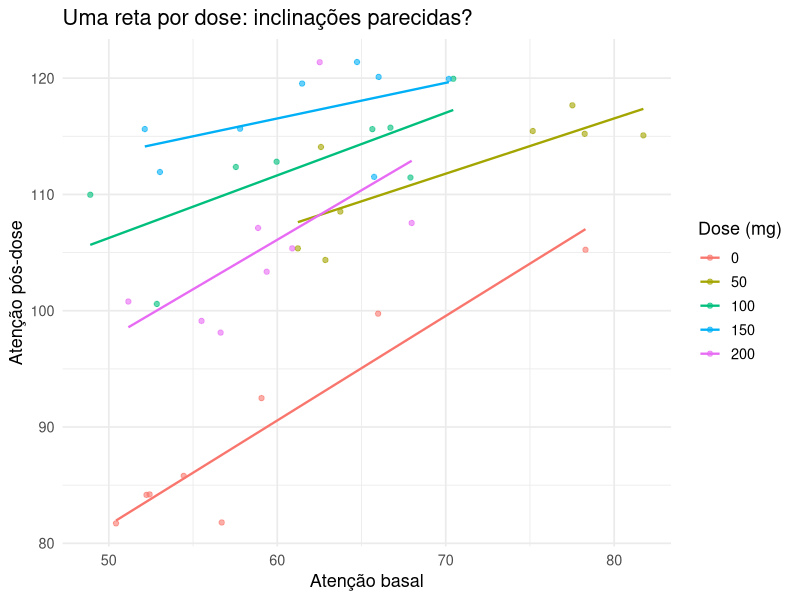
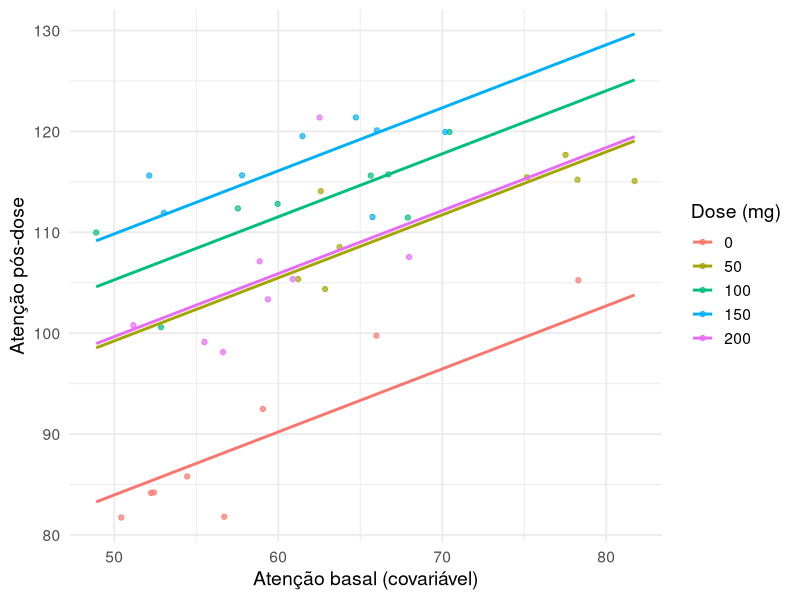
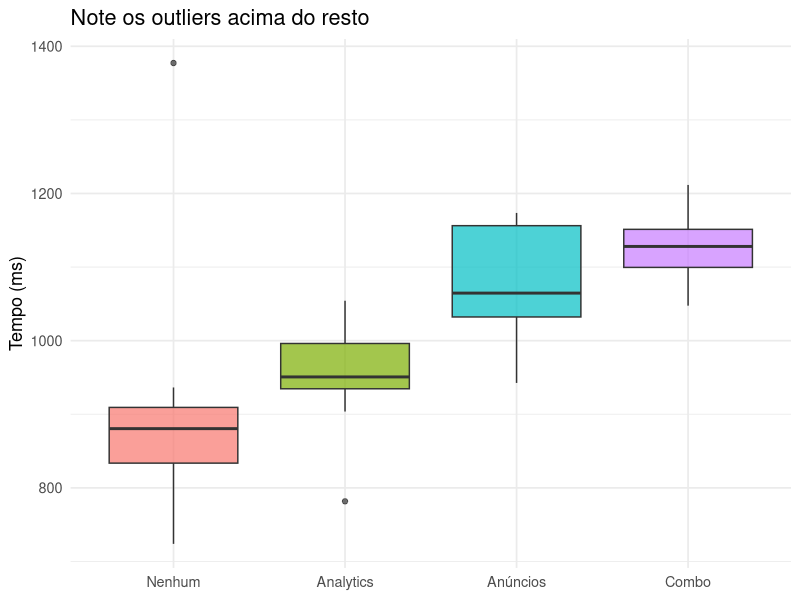

These figures' R source, in order:
## ---- chunk 1
options(html.tag.transform.rmarkdown = TRUE)
knitr::opts_chunk$set(echo = TRUE, warning = FALSE, message = FALSE, fig.retina = 2)
suppressPackageStartupMessages({
  library(tidyverse)
  library(kableExtra)
  library(broom)
  library(emmeans)
  library(car)
})
## ---- chunk 2
set.seed(7)
dose_mg <- c(0, 50, 100, 150, 200)
dose_f <- factor(rep(dose_mg, each = 8))
basal <- rnorm(40, 60, 8)
efeito_dose <- function(d) 20 + 0.35 * d - 0.0013 * d^2

cafeina <- tibble(
  dose = dose_f, basal = basal,
  atencao_pos = 40 + 0.5 * basal + efeito_dose(as.numeric(as.character(dose_f))) +
    rnorm(40, 0, 5)
)
## ---- chunk 3
mod_inclinacoes <- lm(atencao_pos ~ basal * dose, data = cafeina)
anova(mod_inclinacoes)[3, ]   # interação basal:dose -- não significativa?
## ---- chunk 4
ggplot(cafeina, aes(basal, atencao_pos, color = dose)) +
  geom_point(alpha = 0.6) +
  geom_smooth(method = "lm", se = FALSE, linewidth = 0.8) +
  labs(x = "Atenção basal", y = "Atenção pós-dose", color = "Dose (mg)",
       title = "Uma reta por dose: inclinações parecidas?") +
  theme_minimal(base_size = 13)
## ---- chunk 5
mod_ancova <- lm(atencao_pos ~ basal + dose, data = cafeina)
anova(mod_ancova)                 # SQ sequencial: covariável entra primeiro
## ---- chunk 6
emmeans(mod_ancova, ~ dose)       # médias de dose já ajustadas para o basal médio
## ---- chunk 7
grade_basal <- tibble(basal = seq(min(cafeina$basal), max(cafeina$basal), length.out = 50))
retas_dose <- map_dfr(levels(cafeina$dose), function(d) {
  g <- grade_basal
  g$dose <- factor(d, levels = levels(cafeina$dose))
  g$ajuste <- predict(mod_ancova, newdata = g)
  g
})

ggplot() +
  geom_point(data = cafeina, aes(basal, atencao_pos, color = dose), alpha = 0.7) +
  geom_line(data = retas_dose, aes(basal, ajuste, color = dose), linewidth = 1) +
  labs(x = "Atenção basal (covariável)", y = "Atenção pós-dose", color = "Dose (mg)") +
  theme_minimal(base_size = 14)
## ---- chunk 8
set.seed(2026)
config <- c("Nenhum", "Analytics", "Anúncios", "Combo")
efeito_config <- c(Nenhum = 0, Analytics = 60, Anúncios = 140, Combo = 210)
dados_scripts <- tibble(
  config = factor(rep(config, each = 10), levels = config),
  tempo_ms = 900 + efeito_config[as.character(config)] + rnorm(40, 0, 70)
)

set.seed(3)
idx_lentos <- sample(1:40, 4)
dados_scripts$tempo_ms[idx_lentos] <- dados_scripts$tempo_ms[idx_lentos] +
  rexp(4, rate = 1 / 2000)   # cauda pesada: conexões lentas
## ---- chunk 9
ggplot(dados_scripts, aes(config, tempo_ms, fill = config)) +
  geom_boxplot(alpha = 0.7, show.legend = FALSE) +
  labs(x = NULL, y = "Tempo (ms)", title = "Note os outliers acima do resto") +
  theme_minimal(base_size = 13)
## ---- chunk 10
shapiro.test(residuals(aov(tempo_ms ~ config, data = dados_scripts)))$p.value
kruskal.test(tempo_ms ~ config, data = dados_scripts)
## ---- chunk 11
pairwise.wilcox.test(dados_scripts$tempo_ms, dados_scripts$config,
                      p.adjust.method = "bonferroni")
## ---- chunk 12
# 1. SEMPRE testar homogeneidade de inclinações antes de interpretar a ANCOVA
lm(atencao_pos ~ basal * dose, data = cafeina) %>% anova() %>%
  broom::tidy() %>% filter(term == "basal:dose")

# 2. Se a interação não for significativa, remova-a e ajuste o modelo aditivo
mod_ancova <- lm(atencao_pos ~ basal + dose, data = cafeina)

# 3. car::Anova(type = 2) para soma de quadrados tipo II (ordem não importa
#    entre termos de mesmo "nível" quando não há interação no modelo)
car::Anova(mod_ancova, type = 2)
## ---- chunk 13
# kruskal.test() aceita a mesma sintaxe de formula que aov()
kruskal.test(tempo_ms ~ config, data = dados_scripts)

# post-hoc: Wilcoxon par a par, SEMPRE com correção -- nunca sem ajuste
pairwise.wilcox.test(dados_scripts$tempo_ms, dados_scripts$config,
                      p.adjust.method = "bonferroni")$p.value[1, 1]
